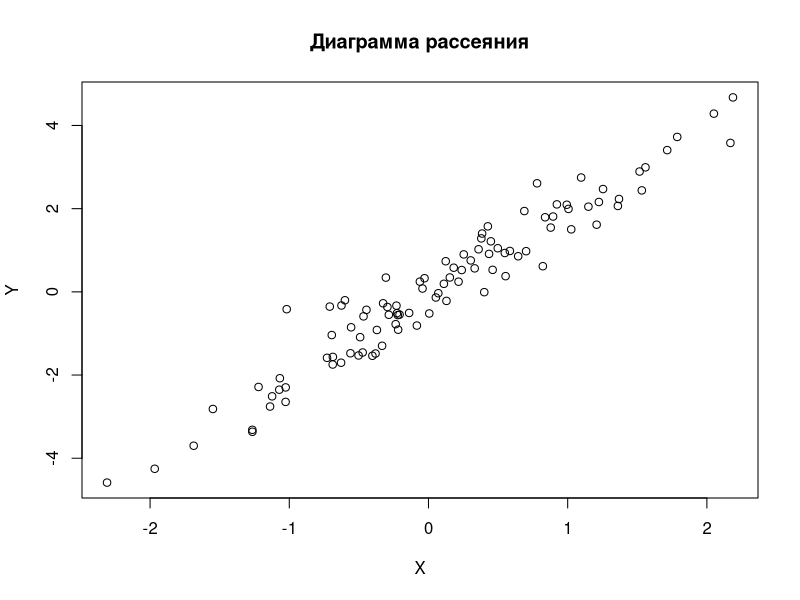
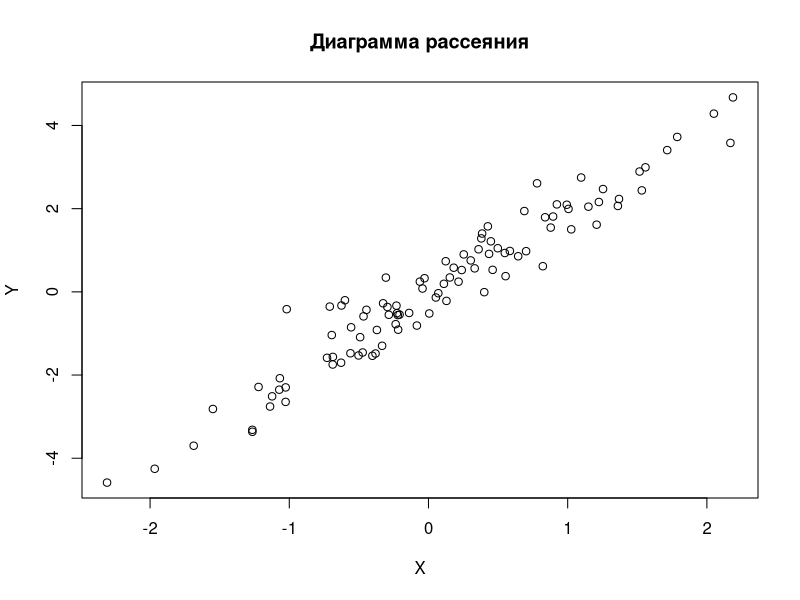

Reproduce these figures in R, in order.
# Создание случайных данных
set.seed(123) # Для воспроизводимости
x <- rnorm(100)
y <- 2 * x + rnorm(100, sd = 0.5)

# Построение диаграммы рассеяния
plot(x, y, main = "Диаграмма рассеяния", xlab = "X", ylab = "Y")

# Сохранение графика в файл со случайным именем
random_name <- paste0("scatter_plot_", sample(1000:9999, 1), ".png")
png(filename = random_name, width = 800, height = 600)
plot(x, y, main = "Диаграмма рассеяния", xlab = "X", ylab = "Y")
dev.off()

cat("График сохранен в файл:", random_name, "\n")
